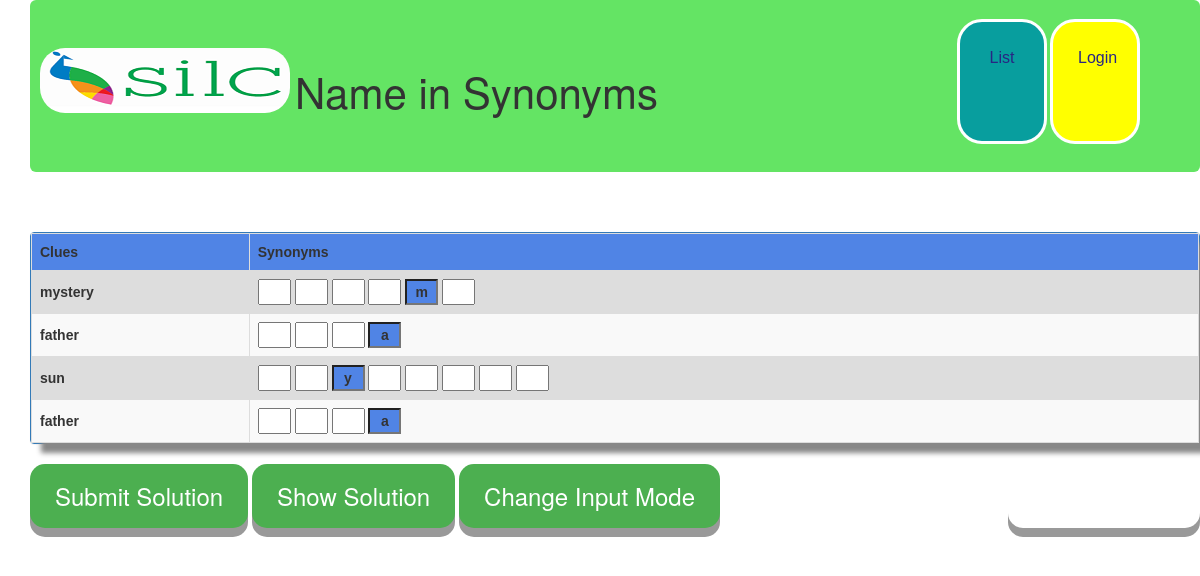
Page /puzzle.php?id=20&title=maya on the committed database.
### tables this page shows
CREATE TABLE `synonyms` (
  `SynID` int(11) NOT NULL,
  `SynonymWord` varchar(50) NOT NULL,
  `ClueID` int(11) DEFAULT NULL
);

### word_processor.php (called while the page is built, shortened)
<?php
class wordProcessor {
	protected $logical_chars = array();
	protected $code_points = array();
	function wordProcessor($word, $language) {
		if(is_string($word)) return $this->setWord($word, $language);
	}
	function setWord($a_word, $a_language) {
		$this->word = $a_word;
		$language = $a_language;
		return $this->parseToLogicalChars($this->word, $language);
	}
	function parseToLogicalChars($word, $language) {
		if ($language == "Hindi"){
			include_once 'hindi_parser.php';
			$this->code_points = parseToCodePoints($word);
			$this->logical_chars = parseToLogicalCharacters($this->getCodePoints());
			return $this->getLogicalChars();
		}elseif ($language == "Gujarati") {
			include_once 'gujarati_parser.php';
			$this->code_points = parseToCodePoints($word);
			$this->logical_chars = parseToLogicalCharacters($this->getCodePoints());
			return $this->getLogicalChars();
		}elseif ($language == "Malayalam") {
			include_once 'malayalam_parser.php';
			$this->code_points = parseToCodePoints($word);
			$this->logical_chars = parseToLogicalCharacters($this->getCodePoints());
			return $this->getLogicalChars();
		}else{
			include_once 'telugu_parser.php';
			$this->code_points = parseToCodePoints($word);
			$this->logical_chars = parseToLogicalCharacters($this->getCodePoints());
			return $this->getLogicalChars();
		}
	}
	function getLogicalChars() {
		return $this->logical_chars;
	}
	function getCodePoints() {
		return $this->code_points;
	}
}
?>

### telugu_parser.php (called while the page is built, shortened)
<?php
function parseToCodePoints($word) {
	$word_array = explode_telugu(json_encode($word));
	$i = 0;
	$logical_chars = array();
	$ch_buffer = array();
	while( $i < count($word_array) ) {
		$current_ch = $word_array[$i++];
		$ch_buffer[count($ch_buffer)] = $current_ch;
		if( $i == count($word_array) ) {
			$logical_chars[count($logical_chars)] = $ch_buffer;
			continue;
		}
		$next_ch = $word_array[$i];
		$logical_chars[count($logical_chars)] = $ch_buffer;
		$ch_buffer = array();
	}
	return $logical_chars;
}
function parseToLogicalCharacters($word) {
	if(is_array($word)) {
		for($i=0; $i < count($word); $i++)
			$word[$i] = parseToCharacter($word[$i]);
		return $word;
	}
	else return parseToLogicalCharacters(parseToCodePoints($word));
}
function parseToCharacter($logical_char) {
	$telugu_char = "";
	foreach($logical_char as $char) {
		if(isTelugu($char))	$telugu_char .= sprintf("\\u%'04s", dechex($char));
		else return chr($char);
	}
	return json_decode('"'.$telugu_char.'"');
}
function explode_telugu($to_explode) {
	$pos=0;
	$e_pos=0;
	$exploded = array();
	while($pos < strlen($to_explode) - 1) {
		if(strcmp($to_explode[$pos], "\"") == 0) {
			$pos++;
			continue;
		}
		$exploded[$e_pos++] = ord($to_explode[$pos++]);
	}
	return $exploded;
}
function isConsonant($ch) {
	return ( $ch >= 0x0c15 && $ch <= 0x0c39 );
}
function isDependent($ch) {
	return ( ($ch == 0x0c01) || ($ch == 0x0c02) || ($ch == 0x0c03) );
}
function isVowel($ch) {
	return ($ch >= 0x0c05 && $ch <= 0x0c14);
}
function isHalant($ch) {
	return $ch == 0x0c4d;
}
function isTelugu($ch) {
	return ( $ch >= 0x0c01 && $ch <= 0x0c6f ) || ( $ch == 0x200c );
}
?>

### puzzle.php (the view, shortened to what this page needs)
<?php
    include 'db_configuration.php';
	include 'puzzleGenerator.php';
?>
<!DOCTYPE html>
<html lang="en" xmlns="http://www.w3.org/1999/html">
<head>
    <link href="css/bootstrap.min.css" rel="stylesheet">
	<link href="css/style.css" rel="stylesheet">
</head>
<body>
<div class="container">
	<div class="container">
	<div class="row">
		<?php
			include 'header.php';
		?>
    </div>
    <div class="row">
    <?php
        $inputWord = htmlspecialchars($_GET['title']);
		$id = htmlspecialchars($_GET['id']);
		$inputWord = preg_replace('/\x20/', '', $inputWord);
		$generate = false;
		if ($id == 'Generate') {
		} else {
			$query = "SELECT * FROM puzzle WHERE PuzzleID = '".$id."'";
			$stmt = $db->prepare($query);
			$stmt->execute();
			$stmt->store_result();
			$numOfRows = $stmt->num_rows;
			$stmt->bind_result($id, $word, $synWords, $indexes);
			$generate = true;
		}
        $synArray = array();
        $indexArray = array();
        $clueArray = array();
        if($generate){
            $tempWordsArray = array();
            $tempIndexArray = array();
            while($stmt->fetch()){
                array_push($tempWordsArray, $synWords);
                array_push($tempIndexArray, $indexes);
            }
            $rand = rand(0, $numOfRows-1);
            $selectedWordArray = $tempWordsArray[$rand];
            $selectedIndexArray = $tempIndexArray[$rand];
            $synArray = array_map('trim', explode(',', $selectedWordArray));
            $indexArray = array_map('trim', explode(',', $selectedIndexArray));
            $clueArray = getClues($db, $synArray);
        }
    ?>
    <div class="panel panel-primary" style="margin-top: 30px">
        <div class="Please enter the following settings">
			<form>
            <table>
			<tr><th>Clues</th> <th>Synonyms</th></tr>
                <?php
				$output = '';
                for($i = 0; $i < telugu_strlen($inputWord, 'UTF-8'); $i++){
                    $output .= '<tr><td>'.$clueArray[$i].'</td><td data-answer="'.$synArray[$i].'">'.'<input class="inputs hide blue text-center" type="text" name="single" size="5" maxlength="5" value="'.getSingleMode($synArray[$i], $indexArray[$i]).'" readonly/>'."\n".splitSynonym($synArray[$i], $indexArray[$i]).'</td></tr>';
					$output .= "\n";
                }
				echo $output;
                ?>
			</table>
			</form>
        </div>
    </div>
	<button class='sub' onclick="submitSolution()">Submit Solution</button>
	<button class='sub' onclick="showSolution()">Show Solution</button>
	<button class='sub' onclick="changeInput()">Change Input Mode</button>
	<a class='sub' id='homesub' href="index.php">Return Home</a>
	<br />
	<br />
	</div>
</div>
</div>
</body>
</html>

### puzzleGenerator.php (shortened to what this page needs)
<?php
	include("word_processor.php");
	function utf8Split($str, $len = 1) {
		$language = 'telugu';
		$processed = new wordProcessor($str, $language);
		$characters = $processed->getLogicalChars();
		return $characters;
	}
	function telugu_strlen($str, $len = 1) {
		$language = 'telugu';
		$processed = new wordProcessor($str, $language);
		$characters = $processed->getLogicalChars();
		return count($characters);
	}
	function getClues ($db, $synArray) {
			$tempClueArray = array();
            for($i = 0; $i < count($synArray); $i++){
				$id = checkFKExistence($synArray[$i], $db);
				if ($id > 0) {
					$clueCandidates = getCluesArray($db, $id);
					array_push($tempClueArray, matchPair($synArray[$i], $clueCandidates));
				}
				else {
					array_push($tempClueArray, $synArray[$i]);
				}
            }
			return $tempClueArray;
	}
	function matchPair($word, $clueCandidates) {
		if (count($clueCandidates) > 1) {
			for($i = 0; $i < count($clueCandidates); $i++){
				if ($word != $clueCandidates[$i]) {
					return $clueCandidates[$i];
				}
			}
		}else {
			return $clueCandidates[0];
		}
	}
	function getCluesArray ($db, $id) {
		$query = "SELECT SynonymWord FROM synonyms WHERE ClueID = ".$id;
        $stmt = $db->prepare($query);
        $stmt->execute();
        $stmt->store_result();
        $stmt->bind_result($thisSynID);
		$array = array();
		while($stmt->fetch()){
			array_push($array, $thisSynID);
		}
        return $array;
	}
	function splitSynonym($synonym, $index) {
		$answer = '<input class="inputs hide answer" type="text" name="single" size="30" maxlength="30" />'."\n";
		$charArray = utf8Split($synonym);
        $arraySize = count($charArray);
		for($i = 0; $i < $arraySize; $i++){
			if ($i == $index) {
				$answer .= '<input class="inputs multi text-center blue" type="text" data-char="'.$charArray[$i].'" name="multi" size="1" maxlength="1" value="'.$charArray[$i].'" readonly/>'."\n";
			}
			else {
				$answer .= '<input class="inputs multi text-center" type="text" name="multi" size="1" maxlength="1" data-char="'.$charArray[$i].'"/>'."\n";
			}
		}
		return $answer;
	}
    function checkFKExistence($synonymWord, $db){
        $query = "SELECT ClueID FROM synonyms WHERE SynonymWord = '".$synonymWord."'";
        $stmt = $db->prepare($query);
        $stmt->execute();
        $stmt->store_result();
        $stmt->bind_result($thisSynID);
        $savedID = $thisSynID;
        if($savedID != null){
            return $savedID;
        }else{
            return -1;
        }
    }
?>

### css/style.css (style rules this page uses)
table { font-family: arial, sans-serif; border-collapse: collapse; width: 100%; font-weight: bold; box-shadow: 10px 10px 5px #888888; background-color:black; }
td, th { border: 1px solid #dddddd; text-align: left; padding: 8px; }
th { background-color:#5084e5; }
tr:nth-child(even) { background-color: #dddddd; }
tr:nth-child(odd) { background-color: #f9f9f9; }
.sub { display: inline-block; padding: 15px 25px; font-size: 24px; cursor: pointer; text-align: center; text-decoration: none; outline: none; color: #fff; background-color: #4CAF50; border: none; border-radius: 15px; box-shadow: 0 9px #999; }
#homesub { float: right; background-color: white ; }
a { color: #171a1d; }
.blue { background-color: #5084e5; }

### rows in the picture
synonyms: SynonymWord "mystery", multi "a", SynonymWord "sun"

### other values in the picture
$clueArray[$i] "father"
